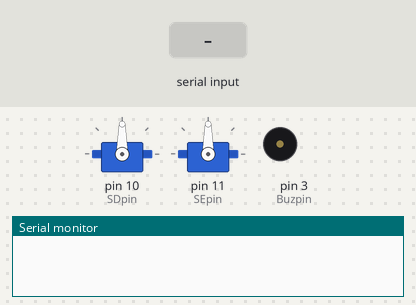
The sketch below on a simulated Arduino Uno, built with avr-gcc and run on an emulated ATmega328P. Parts: 2 × servo, buzzer (waves = sounding, pin HIGH), the last lines printed to the serial monitor. Inputs (shaded band) come from the test bench.

Above: at 1.2 s.
1.3 s: "1" received over Serial
At 2.45 s:
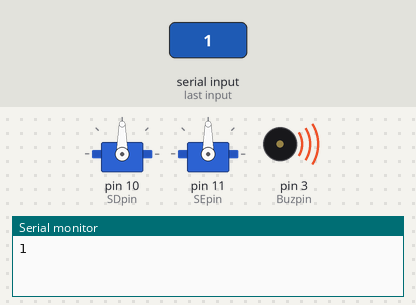
Timing chart, 0 to 4.3 s (numbered marks = the images above; inputs shaded):
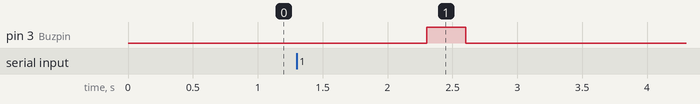

Measured:
- after the input at 1.3 s, pin 3 (Buzpin): LOW → HIGH after 1.0 s, → LOW 0.30 s later

The sketch:

carro_voz_servo_mod.ino
```cpp
#include <Servo.h>

#define SDpin 10
#define SEpin 11
#define Buzpin 3

Servo direita;
Servo esquerda;
int D = 0, E = 0, atual = 0, i;
boolean cont = 0, mudanca;
String comando;
bool modo = 0, bug = 0;

String Comandos[8] = {
  /* 1 */  "*frente#",
  /* 2 */  "*trás#",
  /* 3 */  "*esquerda#",
  /* 4 */  "*direita#",
  /* 5 */  "*para#",
  /* 6 */  "*mudar modo#",
  /* 7 */  "*bug#",
  /* 8 */  "*bug#"
};

int Movimentos[5][3] {
  /* 1 */  0, 0, 50,
  /* 2 */  180, 180, 50,
  /* 3 */  0, 180, 50,
  /* 4 */  180, 0, 50,
  /* 5 */  90, 90, 300
};

void frente(int tempo) {
  direita.write(0);
  esquerda.write(0);
  delay(tempo);
}
void tras(int tempo) {
  direita.write(180);
  esquerda.write(180);
  delay(tempo);
}
void gira_esq(int tempo) {
  direita.write(180);
  esquerda.write(0);
  delay(tempo);
}
void gira_dir(int tempo) {
  direita.write(0);
  esquerda.write(180);
  delay(tempo);
}
void para(int tempo) {
  direita.write(90);
  esquerda.write(90);
  delay(tempo);
}

void anda(int dir, int esq, int tempo) {
  direita.write(dir);
  if (esq == 180)esq = 140; //correção de velocidade
  if (esq == 0)esq = 60; //correção de velocidade

  esquerda.write(esq);
  delay(tempo);
  Serial.print(dir);
  Serial.print(esq);
}


void setup() {
  direita.attach(SDpin);
  esquerda.attach(SEpin);
  pinMode(Buzpin, OUTPUT);
  Serial.begin(9600);
}

void loop() {
  do {
    comando = Serial.readString();
  } while (comando == "");
  comando.toLowerCase();
  Serial.println(comando);

  i = 0;
  while (i < 7 && comando != Comandos[i]) {
    i++;
  }

  if (i == 6) modo = !modo;
  if (i > 6) bug = 1;
  else {
    anda(Movimentos[i][0], Movimentos[i][1], Movimentos[i][2]);
    //if (!modo) para(50);
  }

  if (bug) {
    digitalWrite(Buzpin, HIGH);
    delay(300);
    digitalWrite(Buzpin, LOW);
    bug = 0;
  }
  Serial.print(i);
}
```
